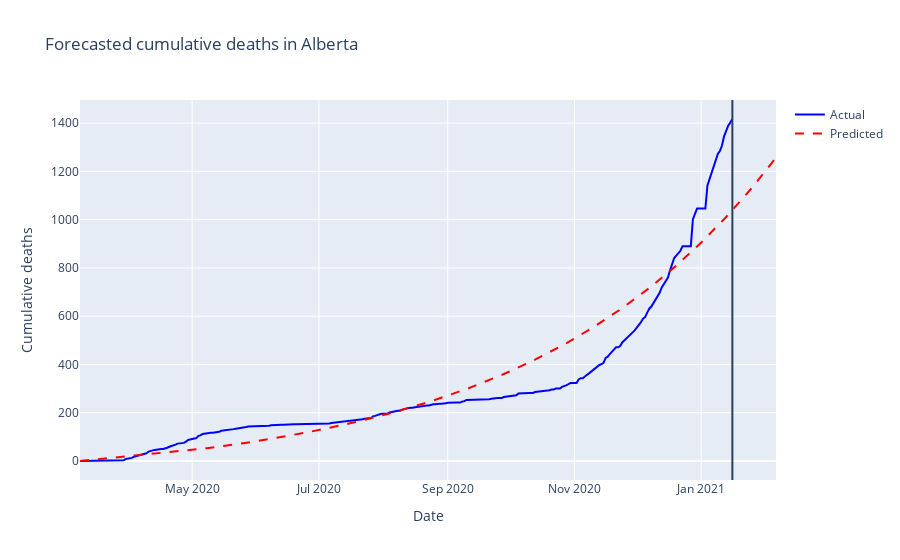
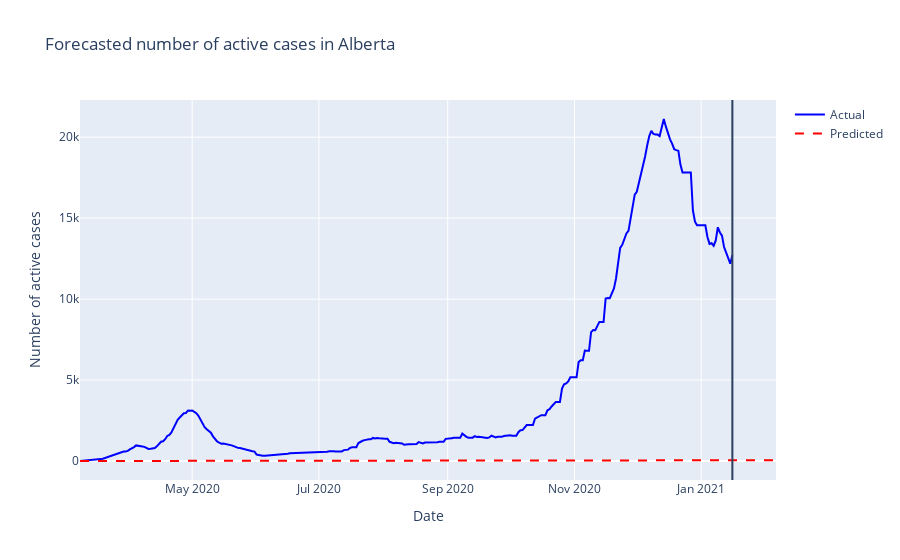
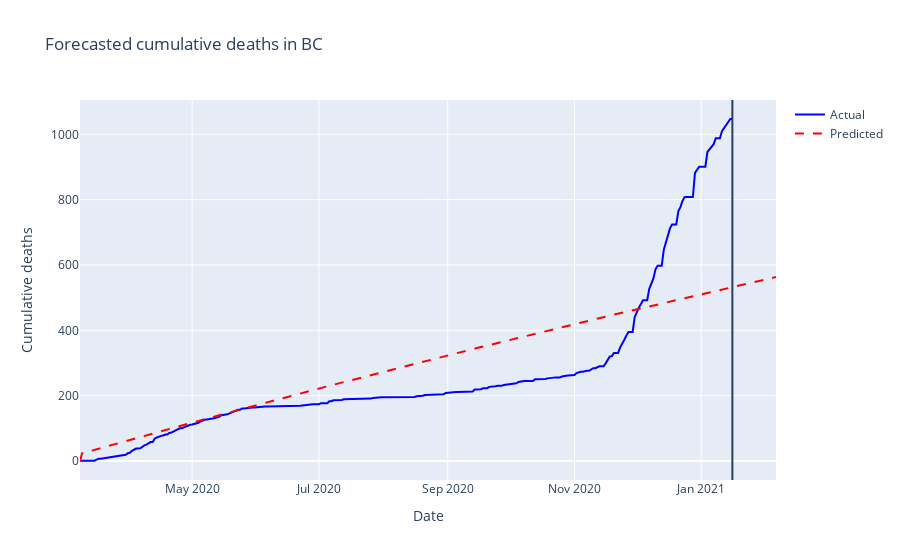
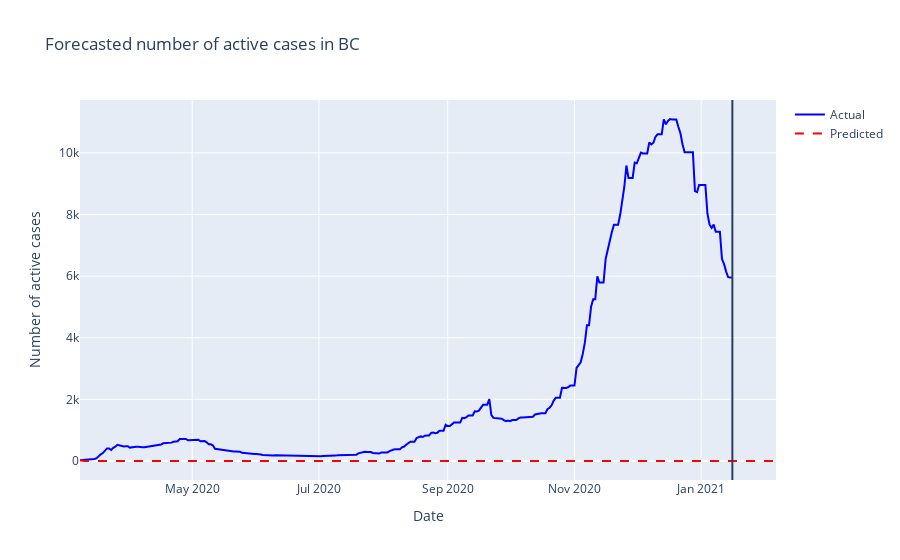

Notebook source saved alongside these figures, in order:
### Code cell
# Prediction plots for all provinces
for province in provinces:
    province_forecasts = forecasts.query("province == @province")

    plot_predictions(
        province_forecasts,
        y="cumulative_deaths",
        y_label="Cumulative deaths",
        title=f"Forecasted cumulative deaths in {province}",
        height=600,
        include_ci=False,
    )

    plot_predictions(
        province_forecasts,
        y="active_cases",
        y_label="Number of active cases",
        title=f"Forecasted number of active cases in {province}",
        height=600,
    )

### Figure 1 — Plotly figure (JSON) as saved in the notebook; plotly's stock layout.template omitted (floating-point values rounded to 4 significant figures; data arrays with more than 128 entries replaced by an {"elided": "..."} marker saying what was removed)
{"data": [{"marker": {"color": "blue"}, "mode": "lines", "name": "Actual", "type": "scatter", "x": {"elided": "336 str values"}, "y": {"elided": "336 int values"}}, {"line": {"dash": "dash"}, "marker": {"color": "red"}, "mode": "lines", "name": "Predicted", "type": "scatter", "x": {"elided": "336 str values"}, "y": {"elided": "336 float values"}}], "layout": {"autosize": true, "shapes": [{"type": "line", "x0": "2021-01-16", "x1": "2021-01-16", "xref": "x", "y0": 0, "y1": 1, "yref": "paper"}], "title": {"text": "Forecasted cumulative deaths in Alberta"}, "xaxis": {"autorange": true, "range": ["2020-03-08", "2021-02-06"], "title": {"text": "Date"}, "type": "date"}, "yaxis": {"autorange": true, "range": [-78.72, 1496.0], "title": {"text": "Cumulative deaths"}, "type": "linear"}}}

### Figure 2 — Plotly figure (JSON) as saved in the notebook; plotly's stock layout.template omitted (floating-point values rounded to 4 significant figures; data arrays with more than 128 entries replaced by an {"elided": "..."} marker saying what was removed)
{"data": [{"marker": {"color": "blue"}, "mode": "lines", "name": "Actual", "type": "scatter", "x": {"elided": "336 str values"}, "y": {"elided": "336 int values"}}, {"line": {"dash": "dash"}, "marker": {"color": "red"}, "mode": "lines", "name": "Predicted", "type": "scatter", "x": {"elided": "336 str values"}, "y": {"elided": "336 float values"}}], "layout": {"autosize": true, "shapes": [{"type": "line", "x0": "2021-01-16", "x1": "2021-01-16", "xref": "x", "y0": 0, "y1": 1, "yref": "paper"}], "title": {"text": "Forecasted number of active cases in Alberta"}, "xaxis": {"autorange": true, "range": ["2020-03-08", "2021-02-06"], "title": {"text": "Date"}, "type": "date"}, "yaxis": {"autorange": true, "range": [-1170.0, 22300.0], "title": {"text": "Number of active cases"}, "type": "linear"}}}

### Figure 3 — Plotly figure (JSON) as saved in the notebook; plotly's stock layout.template omitted (floating-point values rounded to 4 significant figures; data arrays with more than 128 entries replaced by an {"elided": "..."} marker saying what was removed)
{"data": [{"marker": {"color": "blue"}, "mode": "lines", "name": "Actual", "type": "scatter", "x": {"elided": "336 str values"}, "y": {"elided": "336 int values"}}, {"line": {"dash": "dash"}, "marker": {"color": "red"}, "mode": "lines", "name": "Predicted", "type": "scatter", "x": {"elided": "336 str values"}, "y": {"elided": "336 float values"}}], "layout": {"autosize": true, "shapes": [{"type": "line", "x0": "2021-01-16", "x1": "2021-01-16", "xref": "x", "y0": 0, "y1": 1, "yref": "paper"}], "title": {"text": "Forecasted cumulative deaths in BC"}, "xaxis": {"autorange": true, "range": ["2020-03-08", "2021-02-06"], "title": {"text": "Date"}, "type": "date"}, "yaxis": {"autorange": true, "range": [-58.17, 1105.0], "title": {"text": "Cumulative deaths"}, "type": "linear"}}}

### Figure 4 — Plotly figure (JSON) as saved in the notebook; plotly's stock layout.template omitted (floating-point values rounded to 4 significant figures; data arrays with more than 128 entries replaced by an {"elided": "..."} marker saying what was removed)
{"data": [{"marker": {"color": "blue"}, "mode": "lines", "name": "Actual", "type": "scatter", "x": {"elided": "336 str values"}, "y": {"elided": "336 int values"}}, {"line": {"dash": "dash"}, "marker": {"color": "red"}, "mode": "lines", "name": "Predicted", "type": "scatter", "x": {"elided": "336 str values"}, "y": {"elided": "336 float values"}}], "layout": {"autosize": true, "shapes": [{"type": "line", "x0": "2021-01-16", "x1": "2021-01-16", "xref": "x", "y0": 0, "y1": 1, "yref": "paper"}], "title": {"text": "Forecasted number of active cases in BC"}, "xaxis": {"autorange": true, "range": ["2020-03-08", "2021-02-06"], "title": {"text": "Date"}, "type": "date"}, "yaxis": {"autorange": true, "range": [-616.5, 11720.0], "title": {"text": "Number of active cases"}, "type": "linear"}}}
